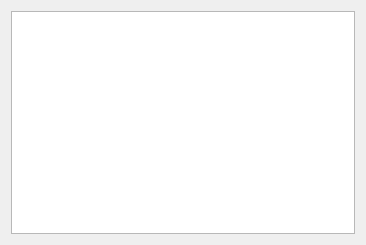
<?xml version="1.0" encoding="UTF-8"?>
<ui version="4.0">
 <class>StylesConfigBase</class>
 <widget class="QWidget" name="StylesConfigBase">
  <property name="geometry">
   <rect>
    <x>0</x>
    <y>0</y>
    <width>366</width>
    <height>245</height>
   </rect>
  </property>
  <property name="windowTitle">
   <string>Form1</string>
  </property>
  <layout class="QVBoxLayout">
   <property name="spacing">
    <number>6</number>
   </property>
   <property name="margin">
    <number>11</number>
   </property>
   <item>
    <widget class="QListWidget" name="lstStyle">
     <property name="sortingEnabled">
      <bool>true</bool>
     </property>
    </widget>
   </item>
  </layout>
 </widget>
 <resources/>
 <connections/>
</ui>
